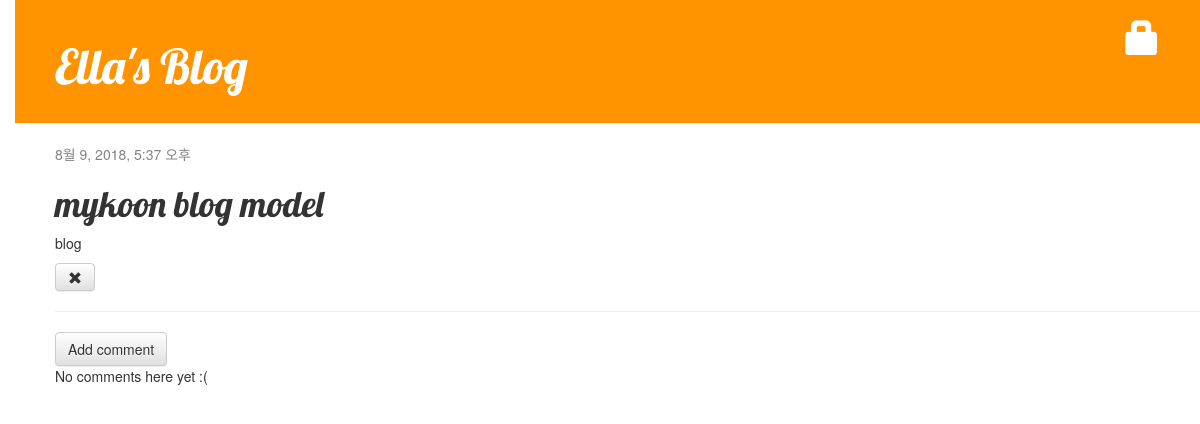
The page /post/8/ on the database as committed earlier.
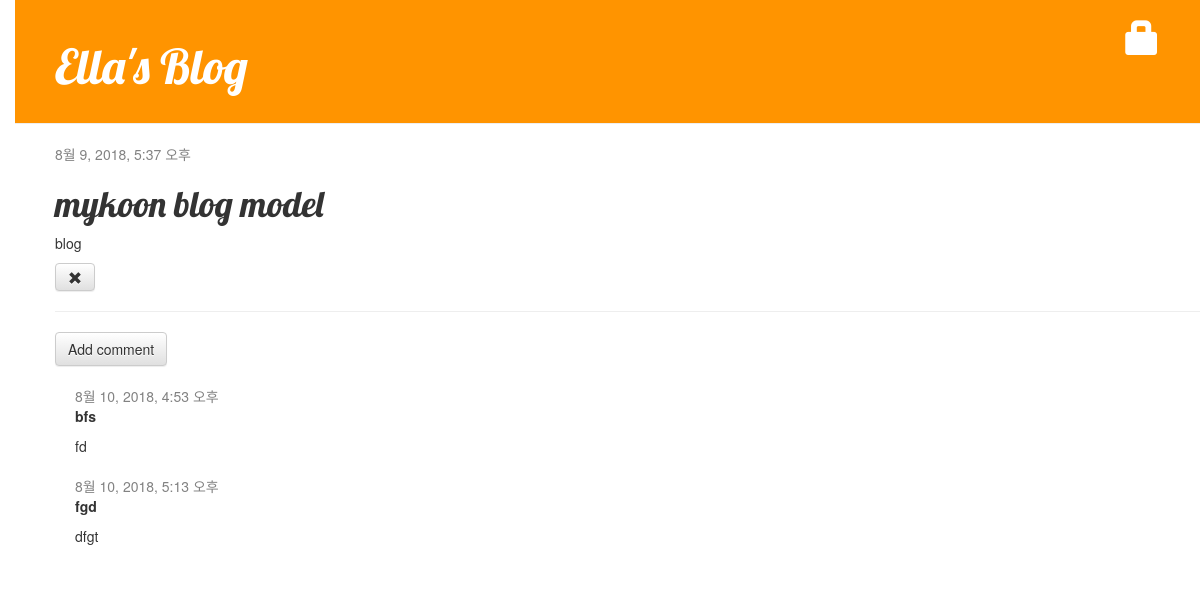
The same page on the database as committed later.
### blog/models.py (models this page shows, shortened)
class Comment(models.Model):
    post = models.ForeignKey('blog.Post', on_delete=models.CASCADE, related_name ='comments')
    author = models.CharField(max_length=200)
    text = models.TextField()
    created_date = models.DateTimeField(default = timezone.now)
    approved_comment = models.BooleanField(default=False)

### blog/views.py (the view)
# urls.py: url(r'^post/(?P<pk>[0-9]+)/$', views.post_detail, name='post_detail'),
def post_detail(request,pk):
    post = get_object_or_404(Post, pk=pk)
    return render(request, 'blog/post_detail.html', {'post': post})

### blog/templates/blog/post_detail.html (shortened to what this page needs)
{%  extends 'blog/base.html' %}
{% block content %}
    <div class="posts">
        {% if post.published_date %}
            <div class="date">
                {{ post.published_date }}
            </div>
        {%  else %}
            <a class="btn btn-default" href="{% url 'post_publish' pk=post.pk %}">Publish</a>
        {% endif %}
        <h1>{{ post.title }}</h1>
        <p>{{ post.text |linebreaksbr }}</p>
        <a class="btn btn-default" href="{% url 'post_remove' pk=post.pk %}"><span class="glyphicon glyphicon-remove"></span></a>
    </div>
    <hr>
    <a class = "btn btn-default" href="{% url 'add_comment_to_post' pk=post.pk %}">Add comment</a>
    {% for comment in post.comments.all %}
        {% if user.is_authenticated or comment.approved_comment %}
        <div class="comment">
        <div class="date">
            {{ comment.created_date }}
    </div>
        <strong> {{ comment.author }}
        </strong>
        <p>{{ comment.text|linebreaks }}</p>
        </div>
        {% endif %}
    {% empty %}
        <p>No comments here yet :(</p>
    {% endfor %}
{% endblock %}

Rows that differ between the two databases and show on the page:
added Comment: created_date "8월 10, 2018, 4:53 오후", author "bfs", text "fd"
added Comment: created_date "8월 10, 2018, 5:13 오후", author "fgd", text "dfgt"
Other text that changed with them:
text no longer shown: "No comments here yet :("
